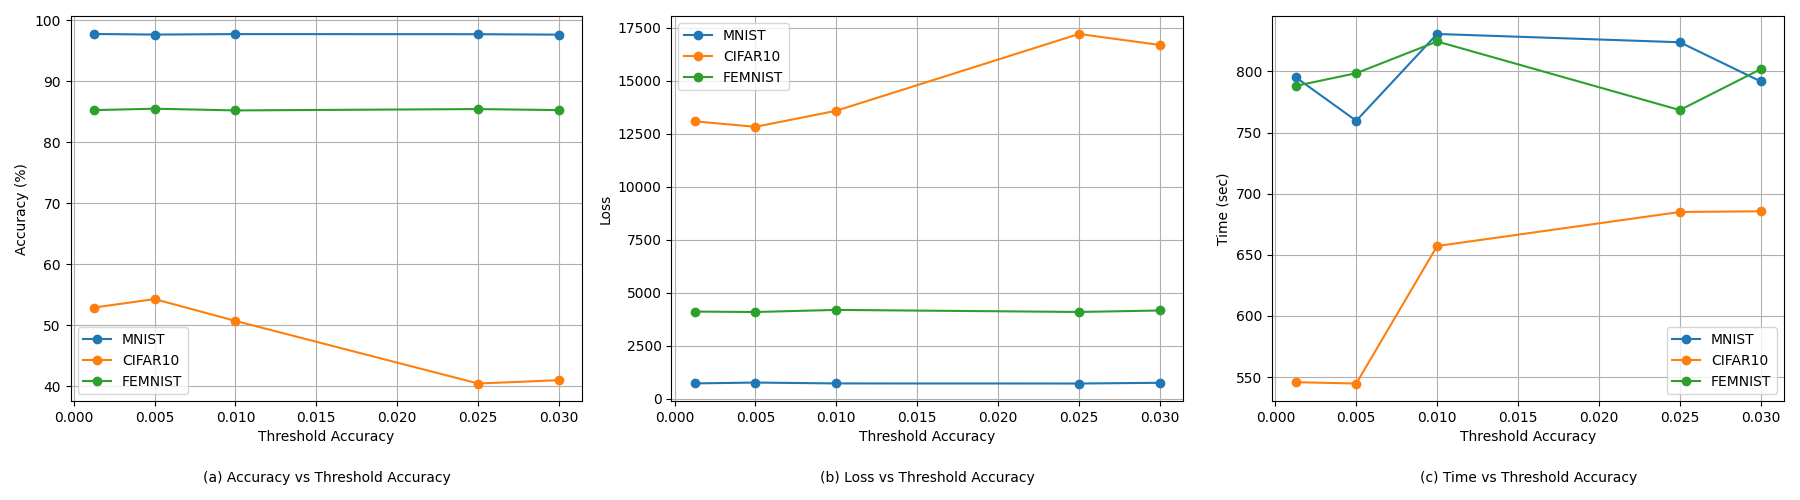

Write Python code to recreate this figure.
import matplotlib.pyplot as plt

# Data from the table
mnist_threshold_accuracy = [0.00125, 0.005, 0.01, 0.025, 0.03]
mnist_accuracy = [97.79, 97.69, 97.77, 97.75, 97.68]
mnist_loss = [732.82, 772.79, 731.64, 727.20, 761.25]
mnist_time = [795.33, 759.65, 830.66, 823.88, 791.82]

cifar10_threshold_accuracy = [0.00125, 0.005, 0.01, 0.025, 0.03]
cifar10_accuracy = [52.91, 54.30, 50.72, 40.45, 41.00]
cifar10_loss = [13092.65, 12833.09, 13590.82, 17211.53, 16692.79]
cifar10_time = [545.81, 544.72, 657.20, 685.04, 685.62]

femnist_threshold_accuracy = [0.00125, 0.005, 0.01, 0.025, 0.03]
femnist_accuracy = [85.30, 85.53, 85.25, 85.47, 85.30]
femnist_loss = [4119.65, 4099.86, 4199.04, 4102.08, 4170.79]
femnist_time = [788.17, 798.57, 824.53, 768.40, 801.87]

# Plotting
fig = plt.figure(figsize=(18, 5))

# Accuracy vs Threshold Accuracy
ax1 = fig.add_subplot(1, 3, 1)
ax1.plot(mnist_threshold_accuracy, mnist_accuracy, marker='o', label='MNIST')
ax1.plot(cifar10_threshold_accuracy, cifar10_accuracy, marker='o', label='CIFAR10')
ax1.plot(femnist_threshold_accuracy, femnist_accuracy, marker='o', label='FEMNIST')
ax1.set_xlabel('Threshold Accuracy')
ax1.set_ylabel('Accuracy (%)')
# ax1.set_title('Accuracy vs Threshold Accuracy')
ax1.text(0.5, -0.2, '(a) Accuracy vs Threshold Accuracy', ha='center', va='center', transform=ax1.transAxes)
ax1.legend()
ax1.grid(True)

# Loss vs Threshold Accuracy
ax2 = fig.add_subplot(1, 3, 2)
ax2.plot(mnist_threshold_accuracy, mnist_loss, marker='o', label='MNIST')
ax2.plot(cifar10_threshold_accuracy, cifar10_loss, marker='o', label='CIFAR10')
ax2.plot(femnist_threshold_accuracy, femnist_loss, marker='o', label='FEMNIST')
ax2.set_xlabel('Threshold Accuracy')
ax2.set_ylabel('Loss')
# ax2.set_title('Loss vs Threshold Accuracy')
ax2.text(0.5, -0.2, '(b) Loss vs Threshold Accuracy', ha='center', va='center', transform=ax2.transAxes)
ax2.legend()
ax2.grid(True)

# Time vs Threshold Accuracy
ax3 = fig.add_subplot(1, 3, 3)
ax3.plot(mnist_threshold_accuracy, mnist_time, marker='o', label='MNIST')
ax3.plot(cifar10_threshold_accuracy, cifar10_time, marker='o', label='CIFAR10')
ax3.plot(femnist_threshold_accuracy, femnist_time, marker='o', label='FEMNIST')
ax3.set_xlabel('Threshold Accuracy')
ax3.set_ylabel('Time (sec)')
# ax3.set_title('Time vs Threshold Accuracy')
ax3.text(0.5, -0.2, '(c) Time vs Threshold Accuracy', ha='center', va='center', transform=ax3.transAxes)
ax3.legend()
ax3.grid(True)

plt.tight_layout()
plt.savefig('threshold_accuracy.png')
plt.show()